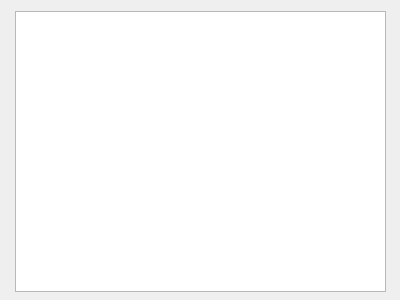
<?xml version="1.0" encoding="UTF-8"?>
<ui version="4.0">
 <class>Form</class>
 <widget class="QWidget" name="Form">
  <property name="geometry">
   <rect>
    <x>0</x>
    <y>0</y>
    <width>400</width>
    <height>300</height>
   </rect>
  </property>
  <property name="windowTitle">
   <string>Form</string>
  </property>
  <widget class="QTableWidget" name="tableWidget">
   <property name="geometry">
    <rect>
     <x>15</x>
     <y>11</y>
     <width>371</width>
     <height>281</height>
    </rect>
   </property>
  </widget>
 </widget>
 <resources/>
 <connections/>
</ui>
